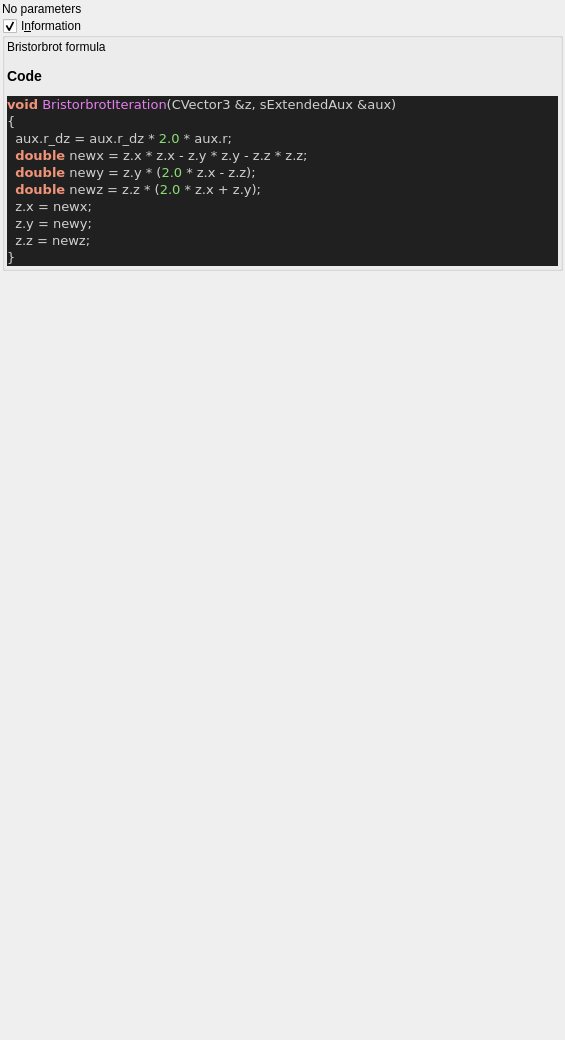
<?xml version="1.0" encoding="UTF-8"?>
<ui version="4.0">
 <class>Form</class>
 <widget class="QWidget" name="Form">
  <property name="geometry">
   <rect>
    <x>0</x>
    <y>0</y>
    <width>565</width>
    <height>1040</height>
   </rect>
  </property>
  <property name="windowTitle">
   <string>Form</string>
  </property>
  <layout class="QVBoxLayout" name="verticalLayout">
   <property name="spacing">
    <number>2</number>
   </property>
   <property name="leftMargin">
    <number>2</number>
   </property>
   <property name="topMargin">
    <number>2</number>
   </property>
   <property name="rightMargin">
    <number>2</number>
   </property>
   <property name="bottomMargin">
    <number>2</number>
   </property>
   <item>
    <widget class="QLabel" name="label">
     <property name="text">
      <string>No parameters</string>
     </property>
    </widget>
   </item>
   <item>
    <widget class="MyGroupBox" name="groupCheck_info">
     <property name="title">
      <string>I&amp;nformation</string>
     </property>
     <property name="flat">
      <bool>false</bool>
     </property>
     <property name="checkable">
      <bool>true</bool>
     </property>
     <layout class="QVBoxLayout" name="verticalLayout_2">
      <property name="spacing">
       <number>2</number>
      </property>
      <property name="leftMargin">
       <number>2</number>
      </property>
      <property name="topMargin">
       <number>2</number>
      </property>
      <property name="rightMargin">
       <number>2</number>
      </property>
      <property name="bottomMargin">
       <number>2</number>
      </property>
      <item>
       <widget class="QLabel" name="label_code_content">
        <property name="text">
         <string>&lt;p&gt;Bristorbrot formula&lt;/p&gt;&lt;table&gt;
&lt;/table&gt;
&lt;h3&gt;Code&lt;/h3&gt;
&lt;!DOCTYPE HTML PUBLIC &quot;-//W3C//DTD HTML 4.0 Transitional//EN&quot;&gt;
&lt;html&gt;
&lt;head&gt;
&lt;meta http-equiv=&quot;content-type&quot; content=&quot;text/html; charset=ISO-8859-1&quot;&gt;
&lt;title&gt;Source file&lt;/title&gt;
&lt;/head&gt;
&lt;body style=&quot;background-color:#202020&quot;&gt;
&lt;pre style=&quot;color:#d0d0d0; background-color:#202020; font-size:10pt; font-family:'Courier New';&quot;&gt;&lt;span style=&quot;color:#f09479; font-weight:bold&quot;&gt;void&lt;/span&gt; &lt;span style=&quot;color:#e47eed&quot;&gt;BristorbrotIteration&lt;/span&gt;&lt;span style=&quot;color:#d0d0d0&quot;&gt;(&lt;/span&gt;CVector3 &lt;span style=&quot;color:#d0d0d0&quot;&gt;&amp;amp;&lt;/span&gt;z&lt;span style=&quot;color:#d0d0d0&quot;&gt;,&lt;/span&gt; sExtendedAux &lt;span style=&quot;color:#d0d0d0&quot;&gt;&amp;amp;&lt;/span&gt;aux&lt;span style=&quot;color:#d0d0d0&quot;&gt;)&lt;/span&gt;
&lt;span style=&quot;color:#d0d0d0&quot;&gt;{&lt;/span&gt;
  aux&lt;span style=&quot;color:#d0d0d0&quot;&gt;.&lt;/span&gt;r_dz &lt;span style=&quot;color:#d0d0d0&quot;&gt;=&lt;/span&gt; aux&lt;span style=&quot;color:#d0d0d0&quot;&gt;.&lt;/span&gt;r_dz &lt;span style=&quot;color:#d0d0d0&quot;&gt;*&lt;/span&gt; &lt;span style=&quot;color:#87df71&quot;&gt;2.0&lt;/span&gt; &lt;span style=&quot;color:#d0d0d0&quot;&gt;*&lt;/span&gt; aux&lt;span style=&quot;color:#d0d0d0&quot;&gt;.&lt;/span&gt;r&lt;span style=&quot;color:#d0d0d0&quot;&gt;;&lt;/span&gt;
  &lt;span style=&quot;color:#f09479; font-weight:bold&quot;&gt;double&lt;/span&gt; newx &lt;span style=&quot;color:#d0d0d0&quot;&gt;=&lt;/span&gt; z&lt;span style=&quot;color:#d0d0d0&quot;&gt;.&lt;/span&gt;x &lt;span style=&quot;color:#d0d0d0&quot;&gt;*&lt;/span&gt; z&lt;span style=&quot;color:#d0d0d0&quot;&gt;.&lt;/span&gt;x &lt;span style=&quot;color:#d0d0d0&quot;&gt;-&lt;/span&gt; z&lt;span style=&quot;color:#d0d0d0&quot;&gt;.&lt;/span&gt;y &lt;span style=&quot;color:#d0d0d0&quot;&gt;*&lt;/span&gt; z&lt;span style=&quot;color:#d0d0d0&quot;&gt;.&lt;/span&gt;y &lt;span style=&quot;color:#d0d0d0&quot;&gt;-&lt;/span&gt; z&lt;span style=&quot;color:#d0d0d0&quot;&gt;.&lt;/span&gt;z &lt;span style=&quot;color:#d0d0d0&quot;&gt;*&lt;/span&gt; z&lt;span style=&quot;color:#d0d0d0&quot;&gt;.&lt;/span&gt;z&lt;span style=&quot;color:#d0d0d0&quot;&gt;;&lt;/span&gt;
  &lt;span style=&quot;color:#f09479; font-weight:bold&quot;&gt;double&lt;/span&gt; newy &lt;span style=&quot;color:#d0d0d0&quot;&gt;=&lt;/span&gt; z&lt;span style=&quot;color:#d0d0d0&quot;&gt;.&lt;/span&gt;y &lt;span style=&quot;color:#d0d0d0&quot;&gt;* (&lt;/span&gt;&lt;span style=&quot;color:#87df71&quot;&gt;2.0&lt;/span&gt; &lt;span style=&quot;color:#d0d0d0&quot;&gt;*&lt;/span&gt; z&lt;span style=&quot;color:#d0d0d0&quot;&gt;.&lt;/span&gt;x &lt;span style=&quot;color:#d0d0d0&quot;&gt;-&lt;/span&gt; z&lt;span style=&quot;color:#d0d0d0&quot;&gt;.&lt;/span&gt;z&lt;span style=&quot;color:#d0d0d0&quot;&gt;);&lt;/span&gt;
  &lt;span style=&quot;color:#f09479; font-weight:bold&quot;&gt;double&lt;/span&gt; newz &lt;span style=&quot;color:#d0d0d0&quot;&gt;=&lt;/span&gt; z&lt;span style=&quot;color:#d0d0d0&quot;&gt;.&lt;/span&gt;z &lt;span style=&quot;color:#d0d0d0&quot;&gt;* (&lt;/span&gt;&lt;span style=&quot;color:#87df71&quot;&gt;2.0&lt;/span&gt; &lt;span style=&quot;color:#d0d0d0&quot;&gt;*&lt;/span&gt; z&lt;span style=&quot;color:#d0d0d0&quot;&gt;.&lt;/span&gt;x &lt;span style=&quot;color:#d0d0d0&quot;&gt;+&lt;/span&gt; z&lt;span style=&quot;color:#d0d0d0&quot;&gt;.&lt;/span&gt;y&lt;span style=&quot;color:#d0d0d0&quot;&gt;);&lt;/span&gt;
  z&lt;span style=&quot;color:#d0d0d0&quot;&gt;.&lt;/span&gt;x &lt;span style=&quot;color:#d0d0d0&quot;&gt;=&lt;/span&gt; newx&lt;span style=&quot;color:#d0d0d0&quot;&gt;;&lt;/span&gt;
  z&lt;span style=&quot;color:#d0d0d0&quot;&gt;.&lt;/span&gt;y &lt;span style=&quot;color:#d0d0d0&quot;&gt;=&lt;/span&gt; newy&lt;span style=&quot;color:#d0d0d0&quot;&gt;;&lt;/span&gt;
  z&lt;span style=&quot;color:#d0d0d0&quot;&gt;.&lt;/span&gt;z &lt;span style=&quot;color:#d0d0d0&quot;&gt;=&lt;/span&gt; newz&lt;span style=&quot;color:#d0d0d0&quot;&gt;;&lt;/span&gt;
&lt;span style=&quot;color:#d0d0d0&quot;&gt;}&lt;/span&gt;
&lt;/pre&gt;
&lt;/body&gt;
&lt;/html&gt;
&lt;!--HTML generated by highlight 3.9, http://www.andre-simon.de/--&gt;
</string>
        </property>
        <property name="wordWrap">
         <bool>true</bool>
        </property>
        <property name="openExternalLinks">
         <bool>true</bool>
        </property>
        <property name="textInteractionFlags">
         <set>Qt::LinksAccessibleByMouse|Qt::TextSelectableByMouse</set>
        </property>
       </widget>
      </item>
     </layout>
    </widget>
   </item>
   <item>
    <spacer name="verticalSpacer">
     <property name="orientation">
      <enum>Qt::Vertical</enum>
     </property>
     <property name="sizeHint" stdset="0">
      <size>
       <width>20</width>
       <height>40</height>
      </size>
     </property>
    </spacer>
   </item>
  </layout>
 </widget>
 <customwidgets>
  <customwidget>
   <class>MyGroupBox</class>
   <extends>QGroupBox</extends>
   <header>mygroupbox.h</header>
   <container>1</container>
  </customwidget>
 </customwidgets>
 <resources/>
 <connections/>
</ui>
